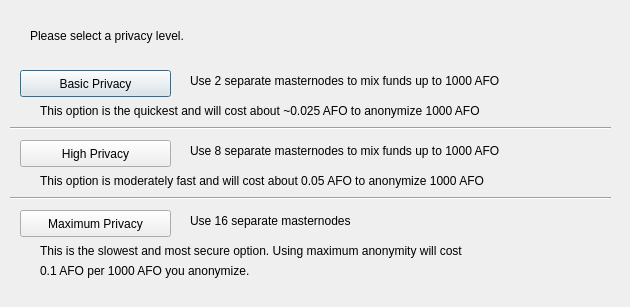
<?xml version="1.0" encoding="UTF-8"?>
<ui version="4.0">
 <class>ObfuscationConfig</class>
 <widget class="QDialog" name="ObfuscationConfig">
  <property name="geometry">
   <rect>
    <x>0</x>
    <y>0</y>
    <width>630</width>
    <height>307</height>
   </rect>
  </property>
  <property name="windowTitle">
   <string>Configure Obfuscation</string>
  </property>
  <widget class="QPushButton" name="buttonBasic">
   <property name="geometry">
    <rect>
     <x>20</x>
     <y>70</y>
     <width>151</width>
     <height>27</height>
    </rect>
   </property>
   <property name="text">
    <string>Basic Privacy</string>
   </property>
  </widget>
  <widget class="QPushButton" name="buttonHigh">
   <property name="geometry">
    <rect>
     <x>20</x>
     <y>140</y>
     <width>151</width>
     <height>27</height>
    </rect>
   </property>
   <property name="text">
    <string>High Privacy</string>
   </property>
  </widget>
  <widget class="QPushButton" name="buttonMax">
   <property name="geometry">
    <rect>
     <x>20</x>
     <y>210</y>
     <width>151</width>
     <height>27</height>
    </rect>
   </property>
   <property name="text">
    <string>Maximum Privacy</string>
   </property>
  </widget>
  <widget class="QLabel" name="label">
   <property name="geometry">
    <rect>
     <x>30</x>
     <y>20</y>
     <width>571</width>
     <height>31</height>
    </rect>
   </property>
   <property name="text">
    <string>Please select a privacy level.</string>
   </property>
  </widget>
  <widget class="QLabel" name="label_2">
   <property name="geometry">
    <rect>
     <x>190</x>
     <y>70</y>
     <width>421</width>
     <height>21</height>
    </rect>
   </property>
   <property name="text">
    <string>Use 2 separate masternodes to mix funds up to 1000 AFO</string>
   </property>
  </widget>
  <widget class="QLabel" name="label_3">
   <property name="geometry">
    <rect>
     <x>190</x>
     <y>140</y>
     <width>411</width>
     <height>21</height>
    </rect>
   </property>
   <property name="text">
    <string>Use 8 separate masternodes to mix funds up to 1000 AFO</string>
   </property>
  </widget>
  <widget class="QLabel" name="label_4">
   <property name="geometry">
    <rect>
     <x>190</x>
     <y>210</y>
     <width>421</width>
     <height>21</height>
    </rect>
   </property>
   <property name="text">
    <string>Use 16 separate masternodes</string>
   </property>
  </widget>
  <widget class="QLabel" name="label_6">
   <property name="geometry">
    <rect>
     <x>40</x>
     <y>100</y>
     <width>561</width>
     <height>21</height>
    </rect>
   </property>
   <property name="text">
    <string>This option is the quickest and will cost about ~0.025 AFO to anonymize 1000 AFO</string>
   </property>
  </widget>
  <widget class="QLabel" name="label_7">
   <property name="geometry">
    <rect>
     <x>40</x>
     <y>170</y>
     <width>561</width>
     <height>21</height>
    </rect>
   </property>
   <property name="text">
    <string>This option is moderately fast and will cost about 0.05 AFO to anonymize 1000 AFO</string>
   </property>
  </widget>
  <widget class="QLabel" name="label_8">
   <property name="geometry">
    <rect>
     <x>40</x>
     <y>240</y>
     <width>561</width>
     <height>21</height>
    </rect>
   </property>
   <property name="text">
    <string>This is the slowest and most secure option. Using maximum anonymity will cost</string>
   </property>
  </widget>
  <widget class="QLabel" name="label_9">
   <property name="geometry">
    <rect>
     <x>40</x>
     <y>260</y>
     <width>561</width>
     <height>21</height>
    </rect>
   </property>
   <property name="text">
    <string>0.1 AFO per 1000 AFO you anonymize.</string>
   </property>
  </widget>
  <widget class="Line" name="line">
   <property name="geometry">
    <rect>
     <x>10</x>
     <y>120</y>
     <width>601</width>
     <height>16</height>
    </rect>
   </property>
   <property name="orientation">
    <enum>Qt::Horizontal</enum>
   </property>
  </widget>
  <widget class="Line" name="line_2">
   <property name="geometry">
    <rect>
     <x>10</x>
     <y>190</y>
     <width>601</width>
     <height>16</height>
    </rect>
   </property>
   <property name="orientation">
    <enum>Qt::Horizontal</enum>
   </property>
  </widget>
 </widget>
 <resources/>
 <connections/>
</ui>
